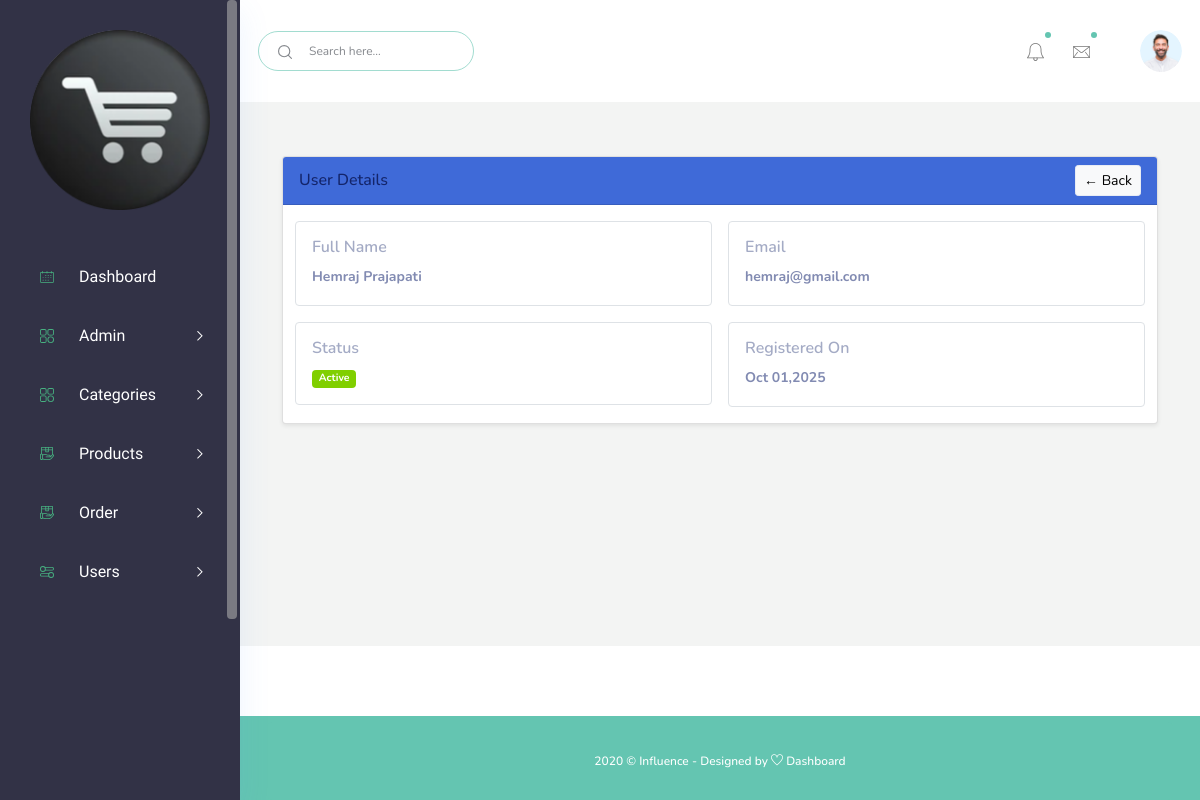
Screenshot of /admin/view-user.php?user_id=User1000 with the database file from the repository.
### tables this page shows
CREATE TABLE `new_project_table` (
  `id` int(11) NOT NULL,
  `user_id` varchar(20) NOT NULL,
  `first_name` varchar(100) DEFAULT NULL,
  `last_name` varchar(100) DEFAULT NULL,
  `user_image` varchar(255) DEFAULT NULL,
  `email` varchar(150) DEFAULT NULL,
  `password` varchar(255) DEFAULT NULL,
  `phone_number` varchar(20) DEFAULT NULL,
  `address` text DEFAULT NULL,
  `address2` text DEFAULT NULL,
  `city` varchar(100) DEFAULT NULL,
  `state` varchar(100) DEFAULT NULL,
  `zip` varchar(20) DEFAULT NULL,
  `added_on` varchar(30) DEFAULT NULL,
  `status` enum('t','f') DEFAULT 't'
);

### admin/view-user.php (the view, shortened to what this page needs)
<?php
include("include/header.php");
$id = $_GET['user_id'];
$query = mysqli_query($connect, "SELECT * FROM `new_project_table` WHERE user_id='$id'");
$user = mysqli_fetch_assoc($query);
?>
<div class="main_content_iner">
   <div class="container my-4">
      <div class="card shadow-sm">
         <div class="card-header bg-primary text-white d-flex justify-content-between align-items-center">
            <h5 class="mb-0">User Details</h5>
            <a href="user-list.php" class="btn btn-light btn-sm">← Back</a>
         </div>
         <div class="card-body">
            <div class="row g-3">
               <div class="col-md-6">
                  <div class="border rounded p-3">
                     <h6 class="text-muted">Full Name</h6>
                     <p class="fw-bold"><?php echo htmlspecialchars($user['first_name'] . " " . $user['last_name']); ?></p>
                  </div>
               </div>
               <div class="col-md-6">
                  <div class="border rounded p-3">
                     <h6 class="text-muted">Email</h6>
                     <p class="fw-bold"><?php echo htmlspecialchars($user['email']); ?></p>
                  </div>
               </div>
               <div class="col-md-6">
                  <div class="border rounded p-3">
                     <h6 class="text-muted">Status</h6>
                     <?php if ($user['status']) { ?>
                        <span class="badge bg-success">Active</span>
                     <?php } else { ?>
                        <span class="badge bg-secondary">Inactive</span>
                     <?php } ?>
                  </div>
               </div>
               <div class="col-md-6">
                  <div class="border rounded p-3">
                     <h6 class="text-muted">Registered On</h6>
                     <p class="fw-bold"><?php echo $user['added_on'] ?? 'N/A'; ?></p>
                  </div>
               </div>
            </div>
         </div>
      </div>
   </div>
</div>
<?php include("include/footer.php"); ?>

### rows the page displays
new_project_table: first_name+last_name "Hemraj Prajapati", email "hemraj@gmail.com", added_on "Oct 01,2025"
